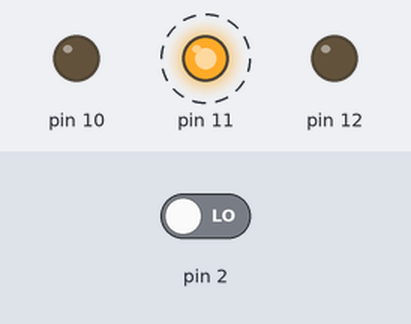
Recording of a sketch running on a simulated Arduino Uno, built with avr-gcc and run on an emulated ATmega328P. Parts: output pins drawn as LEDs (lit = HIGH). Dashed ring = blinking. Inputs (shaded band) come from the test bench; at power-on: pin 2 LOW.

Above: at 1.3 s.
1.7 s: pin 2 driven HIGH
At 2.6 s:
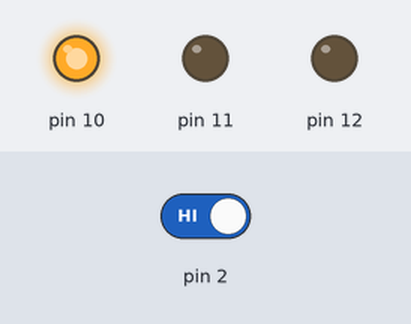
At 6.1 s:
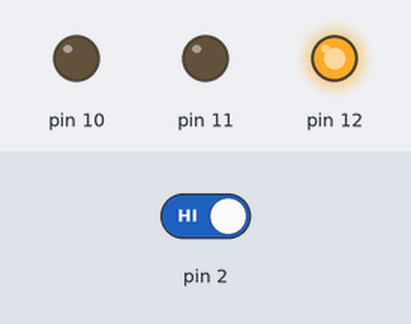
Timing chart, 0 to 12.5 s (numbered marks = the images above; inputs shaded):
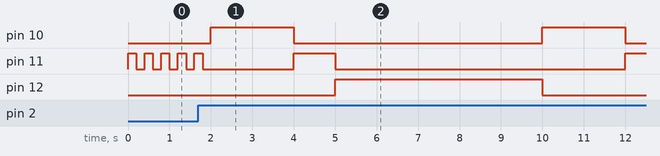

Measured:
- after the input at 1.7 s, pin 10: alternates HIGH for 2.0 s and LOW for 6.0 s, starting after 0.30 s; pin 12: LOW → HIGH after 3.3 s, → LOW 5.0 s later

The sketch:

arduino_code_Ap2.ino
```cpp
void setup() {
  pinMode(2,INPUT);
  pinMode(10,OUTPUT);
  pinMode(11,OUTPUT);
  pinMode(12,OUTPUT);
}

void loop() {
  if (digitalRead(2)==1)   {
    digitalWrite(10,HIGH);
    delay(2000);
    digitalWrite(10,0);
    digitalWrite(11,1);
    delay(1000);
    digitalWrite(11,0);
    digitalWrite(12,1);
    delay(5000);
    digitalWrite(12,0);

    }

    else {
   digitalWrite(11,1);
   delay(200);
   digitalWrite(11,0);
   delay(200);
  }
}
```
